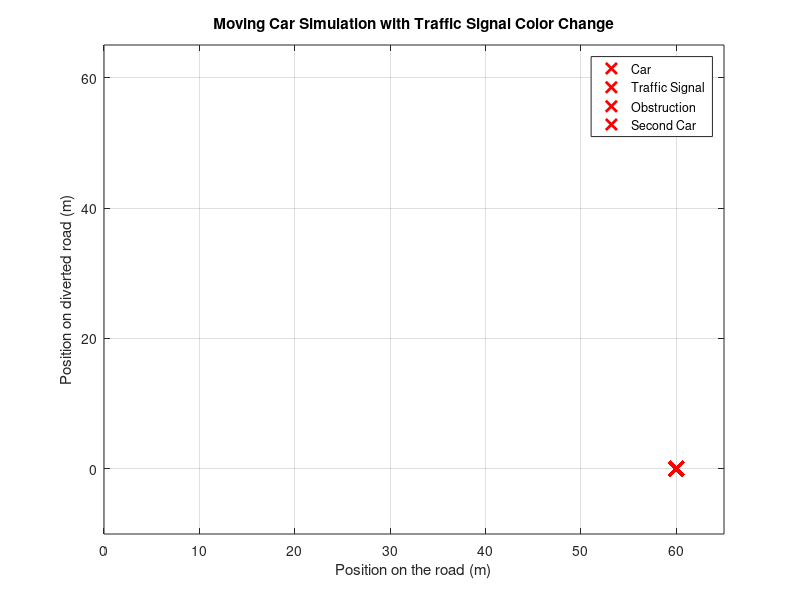

This chart was generated by the following MATLAB code:
% V2X MATLAB Project - Moving Car Simulation with Traffic Signal Color Change

% Simulation parameters
road_length = 65;           % Total road length
car_speed = 10;             % Car speed (in meters per second)
obstruction_position = 60;  % Position of the obstruction
total_time = 2 * road_length / car_speed; % Total simulation time (in seconds) with an additional second
time_step = 0.1;            % Time step for simulation (in seconds)
car_position = 0;           % Initial position of the car
signal_position = 30;       % Position of the traffic signal
range = 4;                  % Range of detection

% Create the figure
figure_handle = figure;

% Initialize traffic signal color and car color
signal_color = 'green';
car_color = 'blue';

% Flags to check if obstruction is detected and if the second car should start
obstruction_detected = false;
second_car_started = false;
second_car_stopped_message_displayed = false; % Flag to track message display

% Initialize the second car
second_car_position_x = 0;
second_car_position_y = 0;
second_car_color = 'yellow'; % Color of the second car
second_car_speed_x = 10;     % Speed of the second car in x-axis
second_car_speed_y = 10;      % Speed of the second car in y-axis

% Simulation loop
for t = 1:round(total_time / time_step)
    % Update car position
    car_position = min(car_position + car_speed * time_step, road_length);
    
    % Check if the car is within range of the obstruction
    if abs(car_position - obstruction_position) <= range && ~obstruction_detected
        disp('Obstruction detected! First Car stops.');
        car_speed = 0; % Car stops
        signal_color = 'red'; % Change traffic signal color to red
        obstruction_detected = true; % Set the flag to true
        second_car_started = true; % Start the second car
    elseif car_position >= signal_position - range && car_position < signal_position && ~strcmp(signal_color, 'green')
        disp('Signal is not green! First Car stops.');
        car_speed = 0; % Car stops
    elseif obstruction_detected
        disp('Signal: Divert'); % Display diversion message
    else
        disp(['Signal: ' signal_color]); % Display signal color when obstruction is not detected
    end
    
    % Update second car position if it has started
    if second_car_started
        if signal_color == "red" && abs(second_car_position_x - signal_position) <= range && ~second_car_stopped_message_displayed
            % Second car detects red signal and stops moving in x-axis
            disp('Second car stops at the red signal.');
            second_car_stopped_message_displayed = true; % Set the flag to true
            second_car_speed_x = 0; % Second car stops in x-axis
        end
        
        % Move the second car in x-axis if it hasn't stopped
        if second_car_speed_x > 0
            second_car_position_x = min(second_car_position_x + second_car_speed_x * time_step, road_length);
        end
        
        % Move the second car in y-axis if it has stopped in x-axis
        if second_car_speed_x == 0
            second_car_position_y = min(second_car_position_y + second_car_speed_y * time_step, signal_position);
        end
    end
    
    % Check if the car has reached the end of the road
    if car_position >= road_length && ~second_car_started
        disp('End of road reached. Simulation terminated.');
        break;
    elseif car_position >= road_length + 1 && second_car_started
        disp('Simulation ended 1 second after the second car has stopped.');
        break;
    end
    
    % Plot results dynamically
    plot(car_position, 0, 'o', 'MarkerSize', 10, 'MarkerFaceColor', car_color); % Car
    hold on;
    
    % Plot signal and obstruction markers
    plot(signal_position, 0, 'o', 'MarkerSize', 10, 'MarkerFaceColor', signal_color); % Traffic Signal
    plot(obstruction_position, 0, 'xr', 'MarkerSize', 10, 'LineWidth', 2); % Obstruction
    
    % Plot second car if it has started
    if second_car_started
        plot(second_car_position_x, second_car_position_y, 'o', 'MarkerSize', 10, 'MarkerFaceColor', second_car_color); % Second Car
    end
    
    % Adjust axis limits
    xlim([0 road_length]);
    ylim([-10, road_length]);
    
    xlabel('Position on the road (m)'); % Label for the x-axis
    ylabel('Position on diverted road (m)'); % Label for the y-axis
    
    title('Moving Car Simulation with Traffic Signal Color Change');
    
    if second_car_started
        legend('Car', 'Traffic Signal', 'Obstruction', 'Second Car');
    else
        legend('Car', 'Traffic Signal', 'Obstruction');
    end
    
    grid on;
    
    drawnow; % Update the figure
    
    % Pause to control the animation speed
    pause(time_step);
    
    % Clear previous car and signal markers
    if t > 1
        delete(findobj(gca, 'Type', 'line', 'Marker', 'o'));
    end
end
